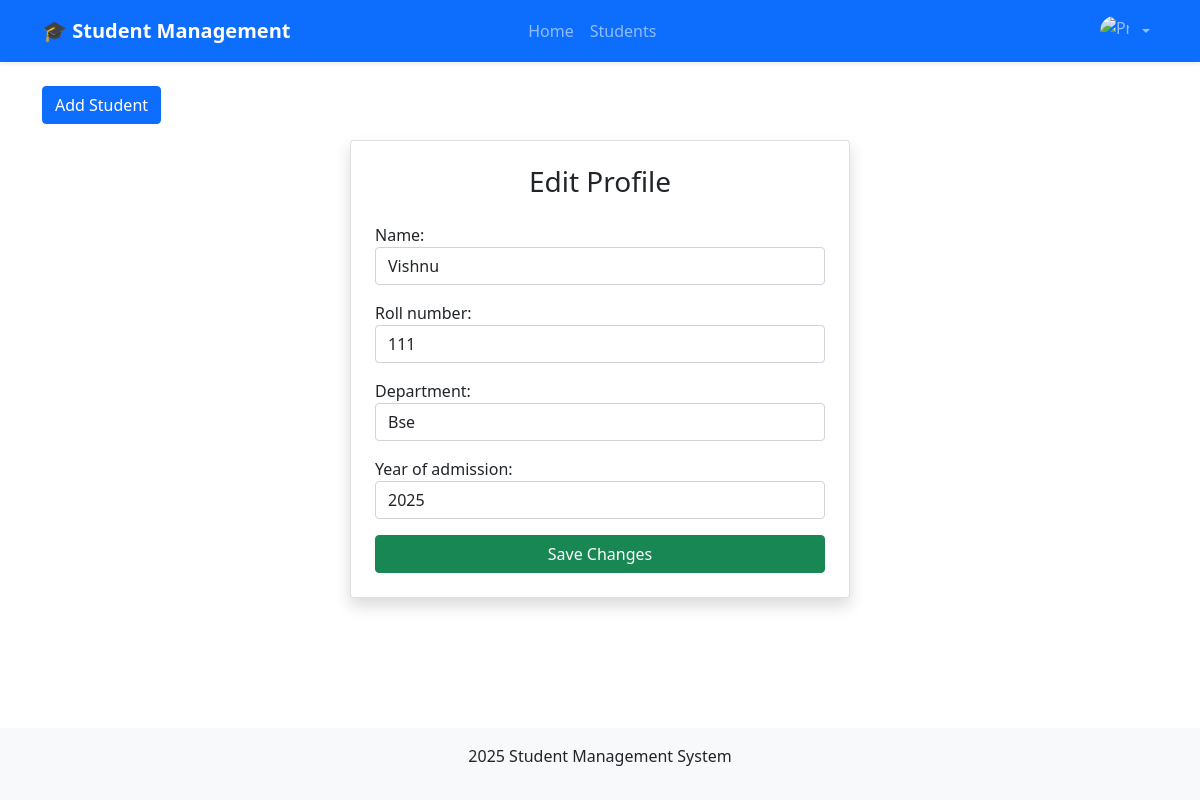
The app's page /profile/edit/12/ (signed in) with its own data.
### app/models.py (models this page shows, shortened)
class Profile(models.Model):
    name = models.CharField(max_length=30,null=False, blank=False)
    role = models.CharField(max_length=10, choices=[('admin', 'Admin'), ('student', 'Student')],default='student')
    roll_number = models.CharField(max_length=20, null=False, blank=False,unique=True)
    department = models.CharField(max_length=50, null=False, blank=False)
    year_of_admission = models.IntegerField(null=False, blank=False)

### app/views.py (the view)
    def wrapper(request, *args, **kwargs):
        if not request.session.get('user_id'):
            return redirect('login')
        return view_func(request, *args, **kwargs)

### app/forms.py
class ProfileForm(forms.ModelForm):
    class Meta:
        model = Profile
        fields = ['name', 'roll_number', 'department', 'year_of_admission', ]
        widgets = {
            'name': forms.TextInput(attrs={
                'class': 'form-control',
                'placeholder': 'Enter Your Name'
            }),
            'roll_number': forms.NumberInput(attrs={
                'class': 'form-control',
                'placeholder': 'Enter Your Roll Number'
            }),
            'department': forms.TextInput(attrs={
                'class': 'form-control',
                'placeholder': 'Enter Your Department'
            }),
            'year_of_admission': forms.NumberInput(attrs={
                'class': 'form-control',
                'placeholder': 'Enter Your Admission Year'
            }),
            'role': forms.Select(attrs={
                'class': 'form-control'
            })
        }

### app/views.py (called while the page is built)
def login_required(view_func):
    def wrapper(request, *args, **kwargs):
        if not request.session.get('user_id'):
            return redirect('login')
        return view_func(request, *args, **kwargs)
    return wrapper

@login_required
def profile_edit(request, pk):
    profile = get_object_or_404(Profile, id=pk)
    if request.method == "POST":
        form = ProfileForm(request.POST, instance=profile)
        if form.is_valid():
            form.save()
            return redirect("profile_view")
    else:
        form = ProfileForm(instance=profile)
    return render(request, "profile_edit.html", {"form": form})

### app/templates/profile_edit.html
{% extends 'base.html' %} {% block content %}
<div class="card shadow p-4" style="max-width: 500px; margin: auto">
  <h3 class="text-center mb-4">Edit Profile</h3>
  <form method="POST">
    {% csrf_token %} {{ form.as_p }}
    <div class="d-grid">
      <button type="submit" class="btn btn-success">Save Changes</button>
    </div>
  </form>
</div>
{% endblock %}

### app/templates/base.html (style rules this page uses)
html, body { height: 100%; margin: 0; }
body { display: flex; flex-direction: column; min-height: 100vh; }

### records on screen
Profile: name "Vishnu", roll_number "111", department "Bse", year_of_admission "2025"
